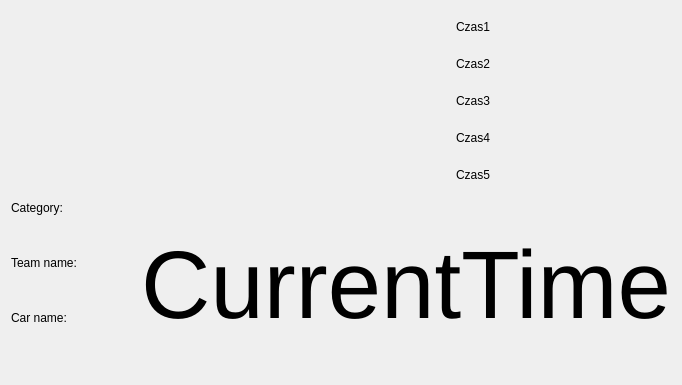
<?xml version="1.0" encoding="UTF-8"?>
<ui version="4.0">
 <class>WindowRaceUser</class>
 <widget class="QWidget" name="WindowRaceUser">
  <property name="geometry">
   <rect>
    <x>0</x>
    <y>0</y>
    <width>682</width>
    <height>385</height>
   </rect>
  </property>
  <property name="windowTitle">
   <string>User Window</string>
  </property>
  <layout class="QVBoxLayout" name="verticalLayout_3">
   <item>
    <layout class="QHBoxLayout" name="horizontalLayout" stretch="5,2,0">
     <item>
      <widget class="QLabel" name="label">
       <property name="text">
        <string/>
       </property>
       <property name="pixmap">
        <pixmap resource="Images.qrc">:/images/track.jpeg</pixmap>
       </property>
       <property name="scaledContents">
        <bool>true</bool>
       </property>
      </widget>
     </item>
     <item>
      <layout class="QVBoxLayout" name="verticalLayout">
       <item>
        <widget class="QLabel" name="Sensor1">
         <property name="text">
          <string>Czas1</string>
         </property>
        </widget>
       </item>
       <item>
        <widget class="QLabel" name="Sensor2">
         <property name="text">
          <string>Czas2</string>
         </property>
        </widget>
       </item>
       <item>
        <widget class="QLabel" name="Sensor3">
         <property name="text">
          <string>Czas3</string>
         </property>
        </widget>
       </item>
       <item>
        <widget class="QLabel" name="Sensor4">
         <property name="text">
          <string>Czas4</string>
         </property>
        </widget>
       </item>
       <item>
        <widget class="QLabel" name="Sensor5">
         <property name="text">
          <string>Czas5</string>
         </property>
        </widget>
       </item>
      </layout>
     </item>
     <item>
      <spacer name="horizontalSpacer_3">
       <property name="orientation">
        <enum>Qt::Horizontal</enum>
       </property>
       <property name="sizeHint" stdset="0">
        <size>
         <width>40</width>
         <height>20</height>
        </size>
       </property>
      </spacer>
     </item>
    </layout>
   </item>
   <item>
    <layout class="QHBoxLayout" name="horizontalLayout_2">
     <item>
      <layout class="QVBoxLayout" name="verticalLayout_2">
       <item>
        <layout class="QFormLayout" name="formLayout">
         <item row="0" column="0">
          <widget class="QLabel" name="label_2">
           <property name="text">
            <string>Category:</string>
           </property>
          </widget>
         </item>
         <item row="1" column="0">
          <widget class="QLabel" name="label_3">
           <property name="text">
            <string>Team name:</string>
           </property>
          </widget>
         </item>
         <item row="2" column="0">
          <widget class="QLabel" name="label_4">
           <property name="text">
            <string>Car name:</string>
           </property>
          </widget>
         </item>
         <item row="2" column="1">
          <widget class="QLabel" name="labelCarName">
           <property name="font">
            <font>
             <pointsize>32</pointsize>
            </font>
           </property>
           <property name="text">
            <string/>
           </property>
          </widget>
         </item>
         <item row="1" column="1">
          <widget class="QLabel" name="labelTeamName">
           <property name="font">
            <font>
             <pointsize>32</pointsize>
            </font>
           </property>
           <property name="text">
            <string/>
           </property>
          </widget>
         </item>
         <item row="0" column="1">
          <widget class="QLabel" name="labelCategory">
           <property name="font">
            <font>
             <pointsize>32</pointsize>
            </font>
           </property>
           <property name="text">
            <string/>
           </property>
          </widget>
         </item>
        </layout>
       </item>
      </layout>
     </item>
     <item>
      <layout class="QHBoxLayout" name="Lights">
       <item>
        <widget class="QLabel" name="labelCurrentTime">
         <property name="font">
          <font>
           <pointsize>72</pointsize>
          </font>
         </property>
         <property name="text">
          <string>CurrentTime</string>
         </property>
        </widget>
       </item>
      </layout>
     </item>
    </layout>
   </item>
  </layout>
 </widget>
 <resources>
  <include location="Images.qrc"/>
 </resources>
 <connections/>
</ui>
